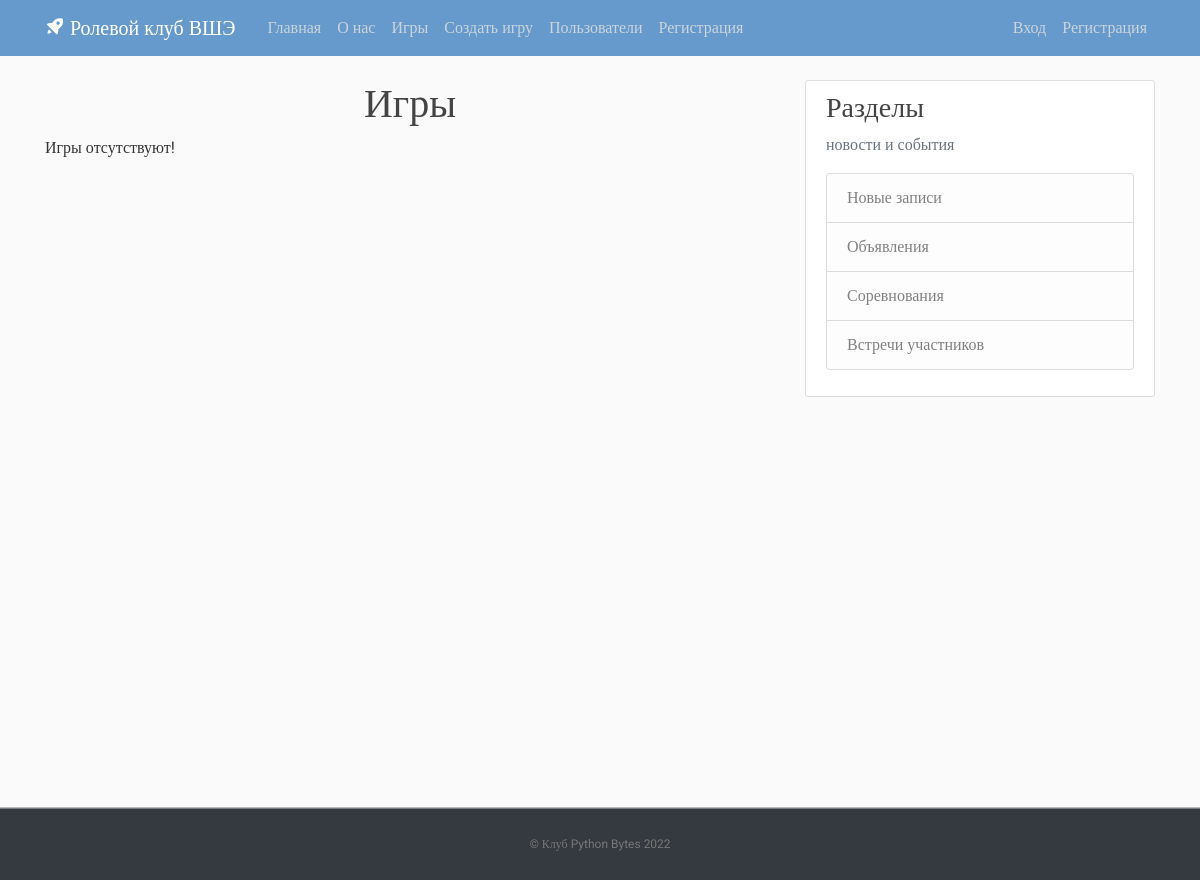
Before: /games with the older database file.
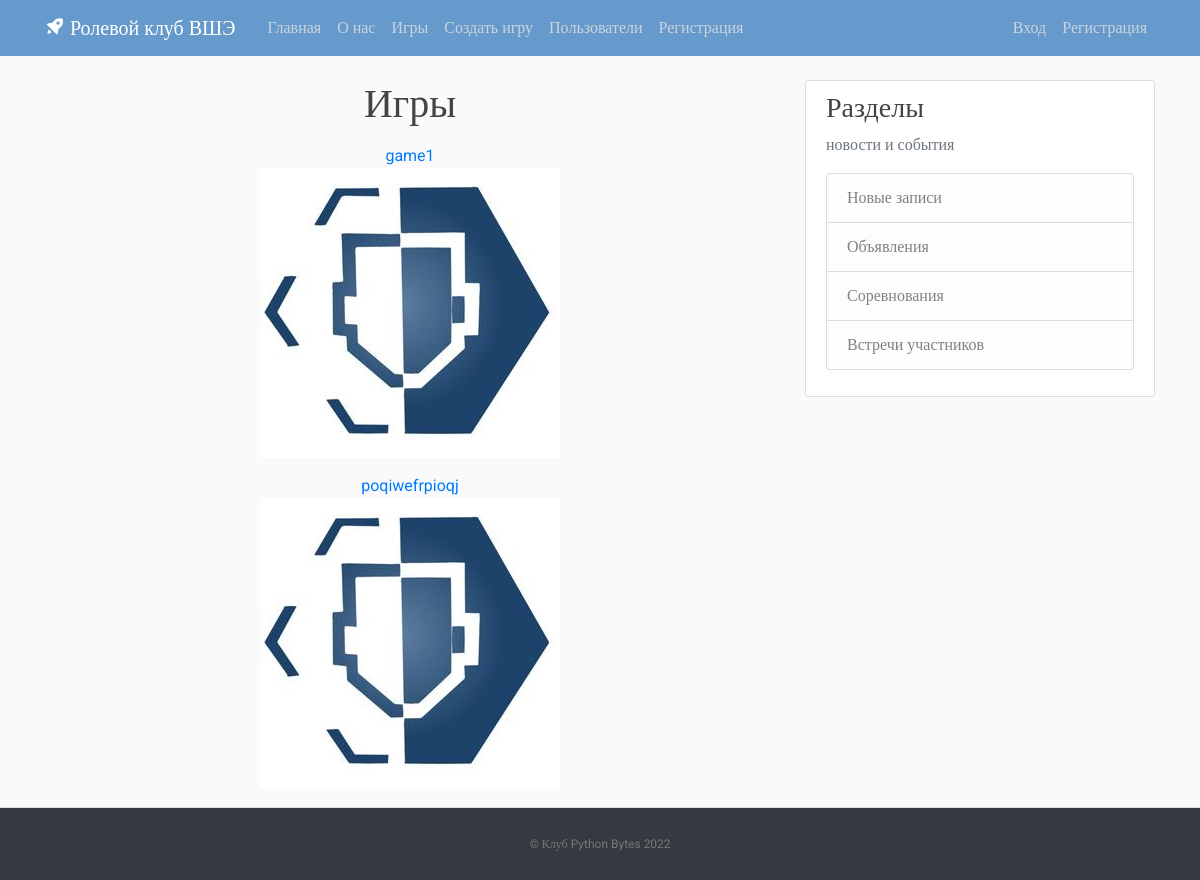
After: the same page with the newer database file.
### apps/games/models.py (models this page shows, shortened)
class Game(models.Model):
    title = models.CharField('Название', max_length=50, unique=True)
    description = models.TextField('Описание')
    image = ResizedImageField(size=[300, 300], upload_to='media/img/')
    class Meta:
        verbose_name = 'Игра'
        verbose_name_plural = 'Игры'

### apps/games/views.py (the view)
# urls.py: path('games', views.games, name='games'),
def games(request):
    games_list = Game.objects.order_by('id')
    return render(request, 'games/games.html', {'title': 'Все игры', 'games': games_list})

### templates/games/games.html (shortened to what this page needs)
{% extends 'main/template.html' %}
{% load static %}
{% block content %}
    <h1 style="text-align: center"> Игры </h1>
    {% if games %}
        <div class="navitems_plates" style="text-align: center">
            {% for el in games %}
                <div class="navitems_plate">
                    <a href="{% url 'game' %}?id={{ el.id }}" class="nav-link">
                        <div class="navitems_plate_more">
                            <div class="navitems_plate_name"> {{ el.title }}</div>
                        </div>
                        <div class="navitems_plate_avatar"><img src="{{ MEDIA_ROOT }}{{ el.image.url }}"></div>
                    </a>
                </div>
            {% endfor %}
        </div>
    {% else %}
        <p>Игры отсутствуют!</p>
    {% endif %}
{% endblock %}

### templates/main/template.html (shortened to what this page needs)
{% load static %}
<!DOCTYPE html>
<html>
<head>
    <link rel="stylesheet" href="https://maxcdn.bootstrapcdn.com/bootstrap/4.0.0/css/bootstrap.min.css"
>
    <link rel="stylesheet" type="text/css" href="{% static 'style/main.css' %}">
    <link href='https://unpkg.com/boxicons@2.1.2/css/boxicons.min.css' rel='stylesheet'>
</head>
<body>
    <header class="site-header">
        <nav class="navbar navbar-expand-md navbar-dark bg-blue fixed-top">
            <div class="container">
                <a class="navbar-brand mr-4" href="{% url 'home' %}"><i class='bx bxs-rocket bx-tada-hover'></i> Ролевой
                    клуб ВШЭ</a>
                <div class="collapse navbar-collapse" id="navbarToggle">
                    <div class="navbar-nav mr-auto">
                        <a class="nav-item nav-link " href="{% url 'home' %}">Главная</a>
                        <a class="nav-item nav-link " href="{% url 'about' %}">О нас</a>
                        <a class="nav-item nav-link " href="{% url 'games' %}">Игры</a>
                        <a class="nav-item nav-link " href="{% url 'create' %}">Создать игру</a>
                        <a class="nav-item nav-link " href="{% url 'users' %}">Пользователи</a>
                        <a class="nav-item nav-link " href="{% url 'register' %}">Регистрация</a>
                    </div>
                    <div class="navbar-nav">
                        <a class="nav-item nav-link" href="{% url 'home' %}">Вход</a>
                        <a class="nav-item nav-link" href="{% url 'register' %}">Регистрация</a>
                    </div>
                </div>
            </div>
        </nav>
    </header>
    <main role="main" class="container">
        <div class="row">
            <div class="col-md-8">
                {% block content %}{% endblock %}
            </div>
            <div class="col-md-4">
                <div class="content-section">
                    <h3>Разделы</h3>
                    <p class='text-muted'>новости и события
                    <ul class="list-group">
                        <li class="list-group-item list-group-item-light">Новые записи</li>
                        <li class="list-group-item list-group-item-light">Объявления</li>
                        <li class="list-group-item list-group-item-light">Соревнования</li>
                        <li class="list-group-item list-group-item-light">Встречи участников</li>
                    </ul>
                    </p>
                </div>
            </div>
        </div>
    </main>
    <footer class="text-center bg-dark">
        <p><a href="{% url 'home' %}">© Клуб Python Bytes 2022</a></p>
    </footer>
</body>
</html>

### apps/main/static/style/main.css (style rules this page uses)
body, html { width:100%; height:100% }
body { margin:0; padding:0; background: #fafafa; color: #333333; margin-top: 5rem; font-family:Roboto; }
h1, h2, h3, h4, h5, h6 { color: #444444; }
ul { margin: 0; }
.bg-blue { background-color: #6699cc; }
.site-header .navbar-nav .nav-link { color: #cbd5db; }
.content-section { background: #ffffff; padding: 10px 20px; border: 1px solid #dddddd; border-radius: 3px; margin-bottom: 20px; }
footer { position: sticky!important; top: 100%; padding-top:25px; padding-bottom:25px; border-top:1px solid #ddd; }
footer p { margin:2px; text-align:center; padding:0 40px; color:#fff; font-size:12px; }
footer a { color:#777 }

Changed rows visible on the page:
added Game: title "game1", image (picture)
added Game: title "poqiwefrpioqj", image (picture)
Other visible differences:
text no longer shown: "Игры отсутствуют!"
